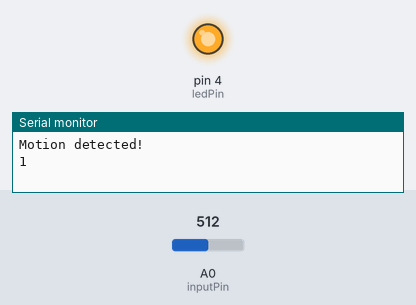
Bench run of a sketch on a simulated Arduino Uno, built with avr-gcc and run on an emulated ATmega328P. Shown: output pins drawn as LEDs (lit = HIGH), the last lines printed to the serial monitor. The test bench sets the inputs (shaded band); at power-on: A0 (inputPin) = 512. No radio packets arrive unless stated.

Above: at 1.6 s.
1.7 s: A0 (inputPin) set to 209
3.6 s: A0 (inputPin) set to 190
At 5.2 s:
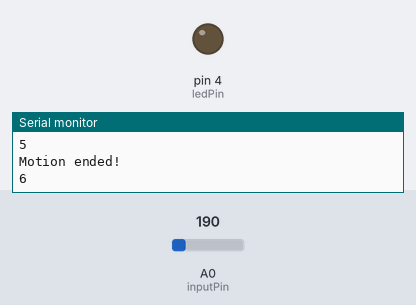
5.5 s: A0 (inputPin) set to 210
At 6.7 s:
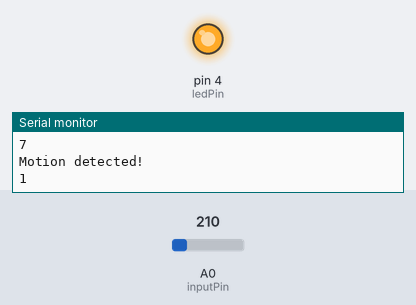
7.1 s: A0 (inputPin) set to 122
At 8.1 s:
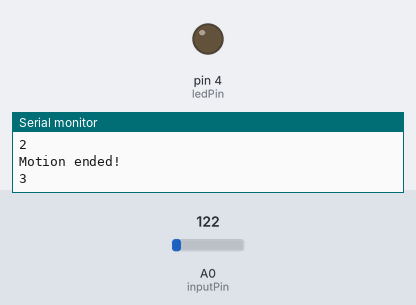
Timing chart, 0 to 9.7 s (numbered marks = the images above; inputs shaded):
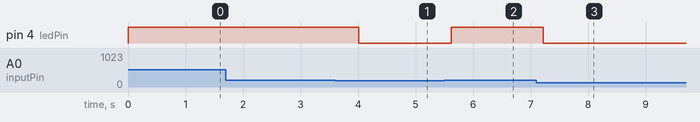

Measured:
- the behaviour switches between 201 and 200 on A0 (inputPin) (found by bisection; images 0 and 1)
- after the input at 3.6 s, pin 4 (ledPin): HIGH → LOW after 0.41 s
- after the input at 5.5 s, pin 4 (ledPin): LOW → HIGH after 0.12 s
- after the input at 7.1 s, pin 4 (ledPin): HIGH → LOW after 0.12 s

The sketch:

_387_final_groupproject_code_pir.ino
```cpp
///#include <elapsedMillis.h> // timer library
#include <SPI.h> // needed in Arduino 0019 or later
#include "RF24.h"

//Attachment to SPI bus is implicit:
//RF24 SCK to Pin 13
//RF24 MOSI to Pin 11
//RF24 MISO to Pin 12

//RF24 VCC to 3.3 V
//RF24 gnd to gnd

//Attach the RF24 module control pins to 9 & 10
RF24 radio(7,8);


//Set an address for a communication pipe (same as receiver)
//const uint64_t pipe1 = 0xE8E8F0F0E1LL;
const uint64_t pipe2 = 0xE8E8F0F0E2LL;

int data;                     //Int array to hold data values to pass along
int ledPin = 4;                // choose the pin for the LED
int inputPin = A0;               // choose the input pin (for PIR sensor)
int pirState = LOW;             // we start, assuming no motion detected
int val = 0;                    // variable for reading the pin status
//const int buzzer = 2;           // buzzer to arduino digital pin 2
int counter = 0;                // counter starts at zero
int motiontime = 0;             // time of motion
int flag = 0;                   // this keeps track of the time and whether motion is detected or not

void setup() {
  pinMode(ledPin, OUTPUT);      // declare LED as output
  pinMode(inputPin, INPUT);     // declare sensor as input
 // pinMode(buzzer, OUTPUT); // Set buzzer - pin 2 as an output
  Serial.begin(9600);

  //Activate the RF24
  radio.begin();
  //Communicate on an open channel (same as receiver)
   radio.setChannel(108);
  //Tell the RF24 we're going to be transmitting
  //Open pipe2 for Amanda's arduino
  radio.openWritingPipe(pipe2);

}

void pir(){
  val = analogRead(inputPin);  // read input value
  //Serial.println(val);
  if (val > 200) {            // check if the input is HIGH
    digitalWrite(ledPin, HIGH);  // turn LED ON

    if(flag == 0)
    {
      counter = 0;
    }

    flag = 1;

// option to implement a timer
//alarm only sounds if the motion has been detected for 30 seconds or more
  if (counter >= 30 && flag ==1 ){

//    tone(buzzer, 1000); // Send 1KHz sound signal...
//    delay(100);        // ...for 1 sec
//    noTone(buzzer);     // Stop sound...
//    delay(100);        // ...for 1sec

}

    if (pirState == LOW)
    {
      // we have just turned on
      Serial.println("Motion detected!");
      // We only want to print on the output change, not state
      pirState = HIGH;
      data = 5; //motion output
    }
  }
  else
  {
    digitalWrite(ledPin, LOW); // turn LED OFF

    if(flag == 1)
    {
        motiontime = counter - 8;
    }

    flag = 0;

      if(pirState == HIGH)
      {
      // we have just turned of
      Serial.println("Motion ended!");
      // We only want to print on the output change, not state
      pirState = LOW;
      data = 4; //no motion output
    }
  }
delay(800);
  counter = counter + 1;
  Serial.println(counter);
}

void loop () {
  pir(); // runs the PIR function
  radio.write(&data, sizeof(data)); //sends data to master unit

}
```
